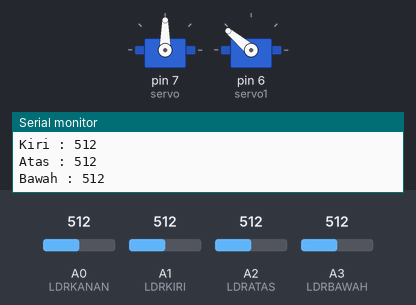
Recording of a sketch running on a simulated Arduino Uno, built with avr-gcc and run on an emulated ATmega328P. On the bench: 2 × servo, the last lines printed to the serial monitor. The test bench sets the inputs (shaded band); at power-on: A2 (LDRATAS) = 512, A0 (LDRKANAN) = 512, A3 (LDRBAWAH) = 512, A1 (LDRKIRI) = 512.

Above: at 3.2 s.
3.3 s: A2 (LDRATAS) set to 538
At 6.9 s:
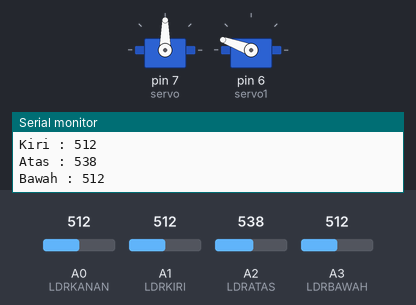
7.3 s: A0 (LDRKANAN) set to 525
9.8 s: A0 (LDRKANAN) set to 540
At 13.5 s:
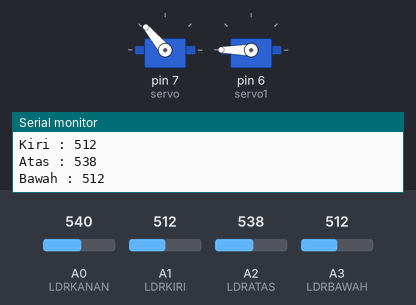
13.8 s: A3 (LDRBAWAH) set to 716
At 17.1 s:
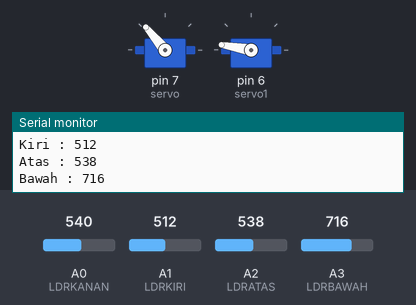
17.8 s: A1 (LDRKIRI) set to 552
21.8 s: A1 (LDRKIRI) set to 578
At 23.6 s:
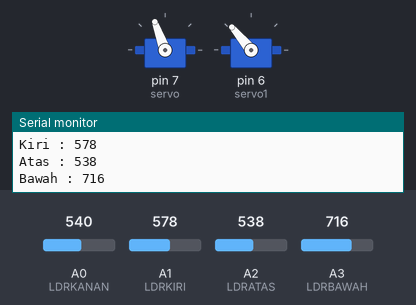
Timing chart, 0 to 26.8 s (numbered marks = the images above; inputs shaded):
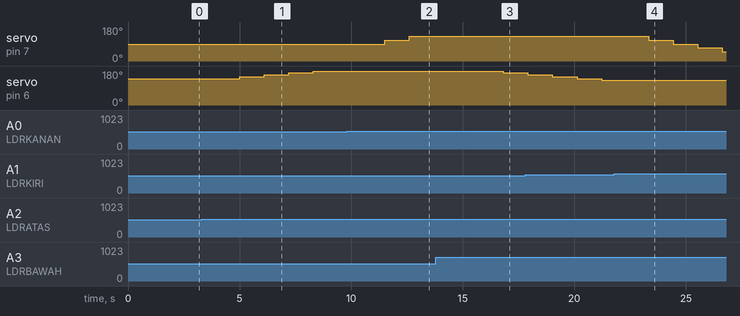

The sketch:

Heat-Ray.ino
```cpp
//Project Optika Heat-Ray berbasis mikrokontroller
//Mengassign setiap pin untuk setiap variabel konstan


int LDRKANAN = A0;
int LDRKIRI = A1;
int LDRATAS = A2;
int LDRBAWAH = A3;

//Mendeklarasikan variabel yang akan digunakan sebagai tempat mengassign input dan proses nantinya
int sinyalkanan;
int sinyalkiri;
int sinyalatas;
int sinyalbawah;
int error;
int error1;


int posisiservo = 90;
int posisiservo1 = 140;

//Menggunakan Library Servo untuk mengendalikan pergerakan servo
#include <Servo.h>

//Mendeklarasikan setiap Servo yang akan digunakan
Servo servo ;
Servo servo1 ;


//masuk ke Fungsi Set-up
void setup() {
  Serial.begin(9600);
  //Menugaskan Pin LDR untuk menjadi pin Input
  pinMode(LDRKANAN,INPUT);
  pinMode(LDRKIRI,INPUT);
  pinMode(LDRBAWAH,INPUT);
  pinMode(LDRATAS,INPUT);
  //Menugaskan pin 6 dan 7 sebagai pin pemberi sinyal PWM untuk servo
  servo.attach(7);
  servo1.attach(6);
  //Mengatur posisi servo saat pertama kali alat menyala
  servo.write(posisiservo);
  servo1.write(posisiservo1);
  //Delay adalah fungsi blocking agar semua perintah telah dieksekusi sebelum berlanjut ke perintah selanjutnya
  delay(2000);

  //Fungsi ini hanya berjalan sekali
}

void loop() {
  //Mengambil input sinyal analog
  sinyalkanan = analogRead(LDRKANAN);
  sinyalkiri = analogRead(LDRKIRI);
  sinyalatas = analogRead(LDRATAS);
  sinyalbawah = analogRead(LDRBAWAH);
  delay(1000);
  //Fungsi Print untuk melakukan debugging
  Serial.println("Kanan : " + String(sinyalkanan));
  Serial.println("Kiri : "+ String(sinyalkiri));
  Serial.println("Atas : " + String(sinyalatas));
  Serial.println("Bawah : "+ String(sinyalbawah));

  //Memulai proses perbandingan sensor LDR pada masing-masing sumbu
  error = abs(sinyalkanan - sinyalkiri);
  error1 = abs(sinyalatas - sinyalbawah);

  //Kondisional untuk mengambil keputusan arah gerak servo
  if (error > 20) {

     if (sinyalkanan > sinyalkiri and posisiservo < 130){// Baris ini berfungsi sebagai comaparisan operator dan pembatas gerakan servo
        posisiservo = posisiservo + 20; //Baris ini menentukan arah gerak servo dan sejauh mana servo harus bergerak
        servo.write(posisiservo);
        delay(100);


     }
     else if (sinyalkanan < sinyalkiri and posisiservo > 50){// Baris ini berfungsi sebagai comaparisan operator dan pembatas gerakan servo
        posisiservo = posisiservo - 20; //Baris ini menentukan arah gerak servo dan sejauh mana servo harus bergerak
        servo.write(posisiservo);
        delay(100);

  }
  }
    if (error1 > 10) {
     if (sinyalbawah > sinyalatas and posisiservo1 >= 140){// Baris ini berfungsi sebagai comaparisan operator dan pembatas gerakan servo
        posisiservo1 = posisiservo1 - 10; //Baris ini menentukan arah gerak servo dan sejauh mana servo harus bergerak
        servo1.write(posisiservo1);
        delay(100);


     }
     else if (sinyalatas > sinyalbawah and posisiservo1 <= 180){// Baris ini berfungsi sebagai comaparisan operator dan pembatas gerakan servo
        posisiservo1 = posisiservo1 + 10; //Baris ini menentukan arah gerak servo dan sejauh mana servo harus bergerak
        servo1.write(posisiservo1);
        delay(100);

  }


}
  }
```

Measured:
- the behaviour switches between 522 and 523 on A2 (LDRATAS) (found by bisection; images 0 and 1)
- the behaviour switches between 532 and 533 on A0 (LDRKANAN) (found by bisection; images 1 and 2)
- the behaviour switches between 560 and 561 on A1 (LDRKIRI) (found by bisection; images 3 and 4)
- after the input at 3.3 s, servo on pin 6 (servo1): 140° → 150° after 1.7 s, → 160° 1.1 s later, → 170° 1.1 s later
- after the input at 9.8 s, servo on pin 7 (servo): 90° → 110° after 1.7 s, → 130° 1.1 s later
- after the input at 13.8 s, servo on pin 6 (servo1): 180° → 170° after 3.0 s
- after the input at 21.8 s, servo on pin 7 (servo): 130° → 110° after 1.5 s, → 90° 1.1 s later, → 70° 1.1 s later, → 50° 1.1 s later
